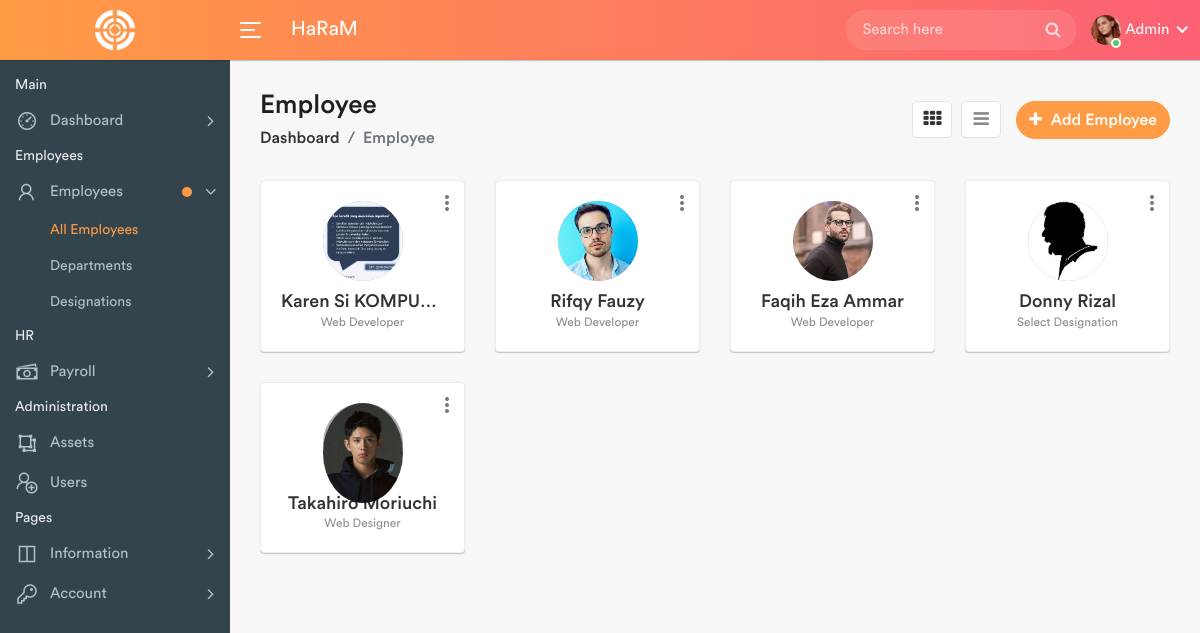
/employees.php (signed in), run on an earlier commit of the app's database.
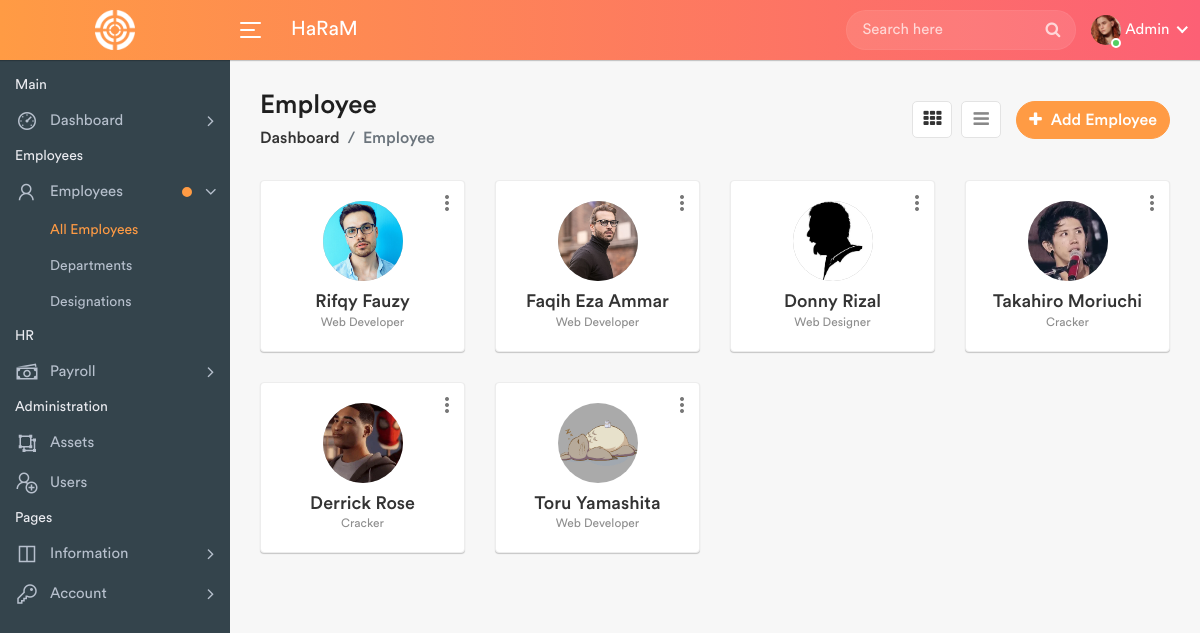
And on a later commit of the database.
### tables this page shows
CREATE TABLE `employees` (
  `id` int(11) NOT NULL,
  `FirstName` varchar(100) NOT NULL,
  `LastName` varchar(100) NOT NULL,
  `UserName` varchar(20) NOT NULL,
  `Email` varchar(100) NOT NULL,
  `address` varchar(225) DEFAULT NULL,
  `Password` varchar(255) NOT NULL,
  `Employee_Id` varchar(50) NOT NULL,
  `Phone` varchar(20) NOT NULL,
  `Department` varchar(255) NOT NULL,
  `Designation` varchar(255) NOT NULL,
  `Joining_Date` date NOT NULL DEFAULT current_timestamp(),
  `Picture` varchar(200) NOT NULL,
  `DateTime` datetime NOT NULL DEFAULT current_timestamp()
);

### employees.php (the view, shortened to what this page needs)
<?php
require_once 'includes/library.php';
$dbh = Database();
?>
<!DOCTYPE html>
<html lang="en">
<head>
	<link rel="stylesheet" href="assets/css/bootstrap.min.css">
	<link rel="stylesheet" href="assets/css/font-awesome.min.css">
	<link rel="stylesheet" href="assets/css/line-awesome.min.css">
	<link rel="stylesheet" href="assets/css/select2.min.css">
	<link rel="stylesheet" href="assets/css/bootstrap-datetimepicker.min.css">
	<link rel="stylesheet" href="assets/css/style.css">
</head>
<body>
	<div class="main-wrapper">
		<?php include_once("includes/header.php"); ?>
		<?php include_once("includes/sidebar.php"); ?>
		<div class="page-wrapper">
			<div class="content container-fluid">
				<div class="page-header">
					<div class="row align-items-center">
						<div class="col">
							<h3 class="page-title">Employee</h3>
							<ul class="breadcrumb">
								<li class="breadcrumb-item"><a href="index.php">Dashboard</a></li>
								<li class="breadcrumb-item active">Employee</li>
							</ul>
						</div>
						<div class="col-auto float-right ml-auto">
							<?php if ($_SESSION['role'] == "admin") { ?>
								<a href="#" class="btn add-btn" data-toggle="modal" data-target="#add_employee"><i class="fa fa-plus"></i> Add Employee</a>
							<?php } ?>
							<div class="view-icons">
								<a href="employees.php" title="Grid View" class="grid-view btn btn-link active"><i class="fa fa-th"></i></a>
								<a href="employees-list.php" title="Tabular View" class="list-view btn btn-link"><i class="fa fa-bars"></i></a>
							</div>
						</div>
					</div>
				</div>
				<div class="row staff-grid-row">
					<?php
					$sql = "SELECT * FROM employees";
					$query = $dbh->prepare($sql);
					$query->execute();
					$results = $query->fetchAll(PDO::FETCH_OBJ);
					if ($query->rowCount() > 0) {
						foreach ($results as $row) {
					?>
							<div class="col-md-4 col-sm-6 col-12 col-lg-4 col-xl-3">
								<div class="profile-widget">
									<div class="profile-img">
										<a href="profile.php?&id=<?= htmlentities($row->Employee_Id); ?>" class="avatar"><img src="uploads/employees/<?php echo htmlentities($row->Picture); ?>" alt="picture"></a>
									</div>
									<div class="dropdown profile-action">
										<a href="#" class="action-icon dropdown-toggle" data-toggle="dropdown" aria-expanded="false"><i class="material-icons">more_vert</i></a>
									</div>
									<h4 class="user-name m-t-10 mb-0 text-ellipsis"><a href="profile.php"><?php echo htmlentities($row->FirstName) . " " . htmlentities($row->LastName); ?></a></h4>
									<div class="small text-muted"><?php echo htmlentities($row->Designation); ?></div>
								</div>
							</div>
					<?php $cnt += 1;
						}
					} ?>
				</div>
			</div>
		</div>
	</div>
</body>
</html>

### includes/header.php (shortened to what this page needs)
<div class="header">
	<div class="header-left">
		<a href="index.php" class="logo">
			<img src="assets/img/logo.png" width="40" height="40" alt="">
		</a>
	</div>
	<a id="toggle_btn" href="javascript:void(0);">
		<span class="bar-icon">
			<span></span>
			<span></span>
			<span></span>
		</span>
	</a>
	<div class="page-title-box">
		<h3>HaRaM</h3>
	</div>
	<ul class="nav user-menu">
		<li class="nav-item">
			<div class="top-nav-search">
				<form action="search.php">
					<input class="form-control" type="text" placeholder="Search here">
					<button class="btn" type="submit"><i class="fa fa-search"></i></button>
				</form>
			</div>
		</li>
		<li class="nav-item dropdown has-arrow main-drop">
			<a href="#" class="dropdown-toggle nav-link" data-toggle="dropdown">
				<span class="user-img"><img src="uploads/profiles/<?php echo $_SESSION['photo'] ?>" alt="avatar">
					<span class="status online"></span></span>
				<span><?php $app->logged_user(); ?></span>
			</a>
		</li>
	</ul>
</div>

### includes/library.php (shortened to what this page needs)
<?php
class AppLib
{
  public function logged_user()
  {
    echo htmlentities(ucfirst($_SESSION['userlogin']));
  }
}

### includes/sidebar.php (shortened to what this page needs)
<div class="sidebar" id="sidebar">
	<div class="sidebar-inner slimscroll">
		<div id="sidebar-menu" class="sidebar-menu">
			<ul>
				<li class="menu-title">
					<span>Main</span>
				</li>
				<li class="submenu">
					<a href="#"><i class="la la-dashboard"></i> <span> Dashboard</span> <span class="menu-arrow"></span></a>
				</li>
				<li class="menu-title">
					<span>Employees</span>
				</li>
				<li class="submenu">
					<a href="#" class="noti-dot"><i class="la la-user"></i> <span> Employees</span> <span class="menu-arrow"></span></a>
					<ul style="display: none;">
						<li><a class="<?php if (basename($_SERVER['SCRIPT_NAME']) == 'employees.php') {
											echo 'active';
										} else {
											echo '';
										} ?>" href="employees.php">All Employees</a></li>
						<li><a class="<?php if (basename($_SERVER['SCRIPT_NAME']) == 'departments.php') {
											echo 'active';
										} else {
											echo '';
										} ?>" href="departments.php">Departments</a></li>
						<li><a class="<?php if (basename($_SERVER['SCRIPT_NAME']) == 'designations.php') {
											echo 'active';
										} else {
											echo '';
										} ?>" href="designations.php">Designations</a></li>
					</ul>
				</li>
				<?php if ($_SESSION['role'] == "admin") { ?>
					<li class="menu-title">
						<span>HR</span>
					</li>
					<li class="submenu">
						<a href="#"><i class="la la-money"></i> <span> Payroll </span> <span class="menu-arrow"></span></a>
					</li>
					<li class="menu-title">
						<span>Administration</span>
					</li>
					<li>
						<a class="<?php if (basename($_SERVER['SCRIPT_NAME']) == 'assets.php') {
										echo 'active';
									} else {
										echo '';
									} ?>" href="assets.php"><i class="la la-object-ungroup"></i> <span>Assets</span></a>
					</li>
					<li>
						<a class="<?php if (basename($_SERVER['SCRIPT_NAME']) == 'users.php') {
										echo 'active';
									} else {
										echo '';
									} ?>" href="users.php"><i class="la la-user-plus"></i> <span>Users</span></a>
					</li>
				<?php } ?>
				<li class="menu-title">
					<span>Pages</span>
				</li>
				<li class="submenu">
					<a href="#"><i class="la la-columns"></i> <span> Information </span> <span class="menu-arrow"></span></a>
				</li>
				<li class="submenu">
					<a href="#"><i class="la la-key"></i> <span> Account </span> <span class="menu-arrow"></span></a>
				</li>
			</ul>
		</div>
	</div>
</div>

What changed in the data, as far as the page shows it:
removed employees: Picture (picture), FirstName "Karen", LastName "Si KOMPU…", Designation "Web Developer"
changed employees "Donny": Designation "Select Designation" → "Web Designer"
changed employees "Takahiro": Picture: a different picture; Designation "Web Designer" → "Cracker"
added employees: Picture (picture), FirstName "Derrick", LastName "Rose", Designation "Cracker"
added employees: Picture (picture), FirstName "Toru", LastName "Yamashita", Designation "Web Developer"
